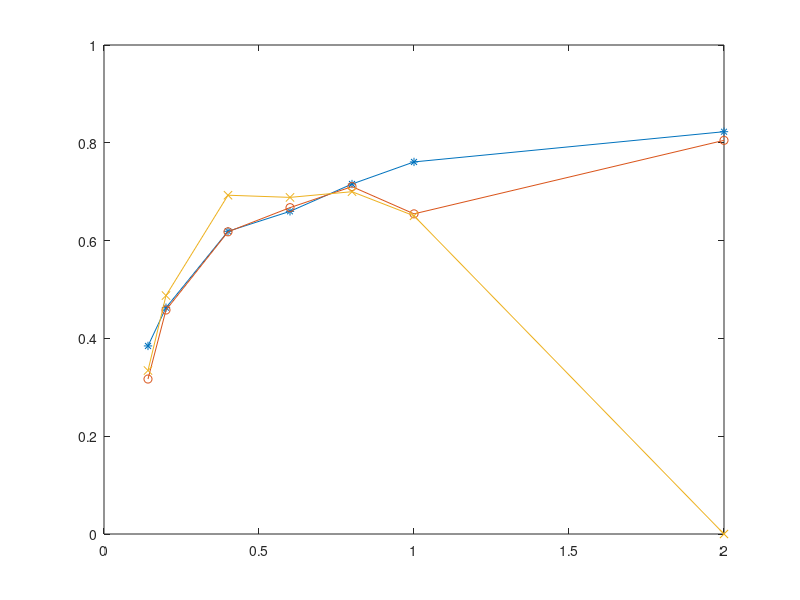

The MATLAB source for this figure:
AR=[2,1,0.8,0.6,0.4,0.2,0.141891892];
Dh=[ 0.224 0.24 0.307692308 0.381818182 0.448351648 0.571428571 0.654315789];
Dh2R=2./(2+1./AR)
k=[ 0.8227 0.7609 0.7157 0.6598 0.619 0.4628 0.3846];
% plot(Dh,k,'*-');

plot(AR,k,'*-');
hold on;
plot(AR,[0.805, 0.6547,0.7104,0.6674,0.618,0.4581,0.3169],'o-');
plot(AR,[0, 0.6507,0.7,0.6884,0.6928,0.4876,0.3343],'x-');
 




